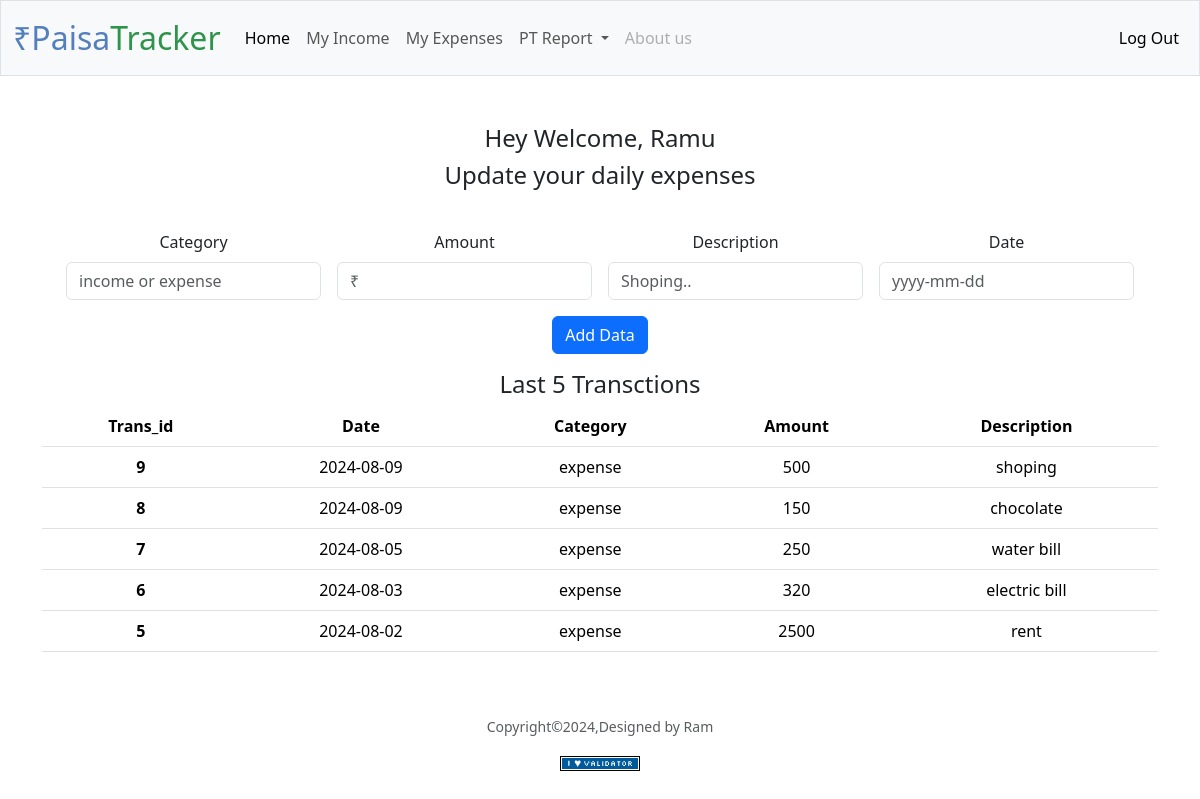
Page /home (signed in) on the committed database.
### tables this page shows
CREATE TABLE expenses (
    expense_id INTEGER PRIMARY KEY ,
    user_id INT,
    amount DECIMAL(10,2),
    category VARCHAR(50),
    description TEXT,
    date DATE,
    FOREIGN KEY (user_id) REFERENCES users(id)
);

### app.py (the view, shortened to what this page needs)
@app.route("/home", methods=["GET", "POST"])
def home():
    expenses_table = db.execute("SELECT * FROM expenses WHERE user_id=? ORDER BY expense_id DESC LIMIT 5", session["user_id"])
    return render_template("home.html", user_name=session["user_name"], expenses_table=expenses_table)

### app.py (called while the page is built)
@app.after_request
def after_request(response):
    response.headers["Cache-Control"] = "no-cache, no-store, must-revalidate"
    response.headers["Expires"] = 0
    response.headers["Pragma"] = "no-cache"
    return response

### templates/home.html (shortened to what this page needs)
{% extends "layout.html" %}
{% block main %}
  <h4> Hey Welcome, {{user_name}}</h4>
  <body>
    <h4>Update your daily expenses </h4>
    <form  action="/home" method="post" class="p-3 m-0 border-0 bd-example m-0 border-0 row g-3">
        <div class="col-md-3">
          <label for="validationDefault01" class="form-label">Category</label>
          <input  type="text" name="category"class="form-control" id="validationDefault01" value="" required="" fdprocessedid="zmeyw" placeholder="income or expense">
        </div>
        <div class="col-md-3">
          <label for="validationDefault02" class="form-label">Amount</label>
          <input type="text" name="amount"class="form-control" id="validationDefault02" value="" required="" fdprocessedid="c4wq9b" placeholder="₹">
        </div>
        <div class="col-md-3">
          <label for="validationDefault02" class="form-label">Description</label>
          <input type="text" name="description" class="form-control" id="validationDefault02" value="" required="" fdprocessedid="c4wq9b"placeholder="Shoping..">
        </div>
        <div class="col-md-3">
          <label for="validationDefault02" class="form-label">Date</label>
          <input type="text" name="date" class="form-control" id="validationDefault02" value="" required="" fdprocessedid="c4wq9b"placeholder="yyyy-mm-dd">
        </div>
        <div class="col-12">
          <button class="btn btn-primary" type="submit" fdprocessedid="rkae69">Add Data</button>
        </div>
      </form>
    </body>
    <table class="table">
      <tcaption><h4>Last 5 Transctions</h4><tcaption>
      <thead>
        <tr>
          <th scope="col">Trans_id</th>
          <th scope="col">Date</th>
          <th scope="col">Category</th>
          <th scope="col">Amount</th>
          <th scope="col">Description</th>
        </tr>
      </thead>
      <tbody>
        {% for row in expenses_table %}
          <tr>
            <th scope="row">{{row.expense_id}}</th>
            <td>{{row.date}}</td>
            <td>{{row.category}}</td>
            <td>{{row.amount}}</td>
            <td>{{row.description}}</td>
          </tr>
        {% endfor %}
      </tbody>
    </table>
{% endblock %}

### rows in the picture
expenses: expense_id "9", date "2024-08-09", category "expense", amount "500", description "shoping"
expenses: expense_id "8", date "2024-08-09", category "expense", amount "150", description "chocolate"
expenses: expense_id "7", date "2024-08-05", category "expense", amount "250", description "water bill"
expenses: expense_id "6", date "2024-08-03", category "expense", amount "320", description "electric bill"
expenses: expense_id "5", date "2024-08-02", category "expense", amount "2500", description "rent"

### other values in the picture
{{ user_name }} "Ramu"
